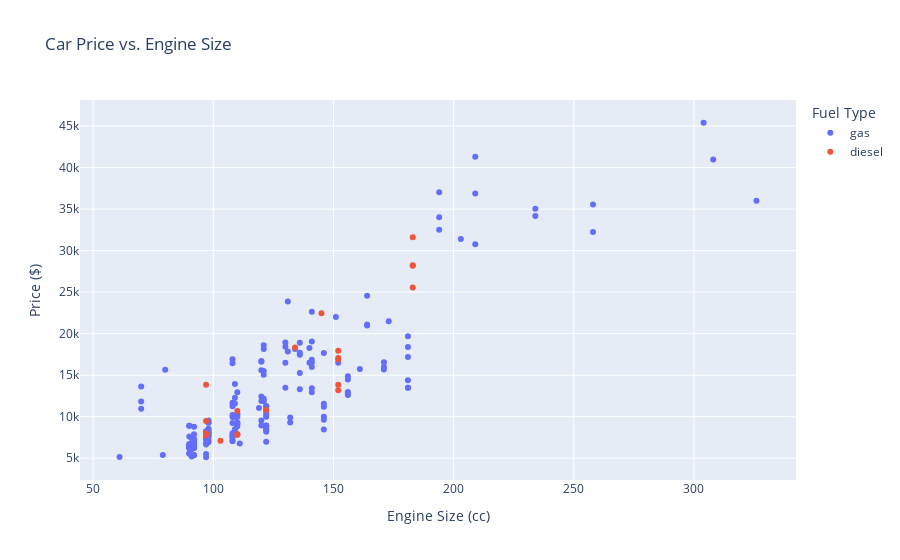

Notebook cell for this chart:
### Markdown cell above
---
### **7. Car Price vs. Engine Size by Fuel Type**

### Code cell
import plotly.express as px

fig = px.scatter(
    df_stage1,
    x="enginesize",
    y="price",
    color="fueltype",
    hover_data=["carname", "make"],
    title="Car Price vs. Engine Size",
    labels={"enginesize": "Engine Size (cc)", "price": "Price ($)", "fueltype": "Fuel Type"},
    color_discrete_map=fueltype_colors
)
fig.show()

### Figure 1 — Plotly figure (JSON) as saved in the notebook; plotly's stock layout.template omitted (floating-point values rounded to 4 significant figures; data arrays with more than 128 entries replaced by an {"elided": "..."} marker saying what was removed)
{"data": [{"customdata": {"elided": "185x2 str values"}, "hovertemplate": "Fuel Type=gas<br>Engine Size (cc)=%{x}<br>Price ($)=%{y}<br>carname=%{customdata[0]}<br>make=%{customdata[1]}<extra></extra>", "legendgroup": "gas", "marker": {"color": "#636efa", "symbol": "circle"}, "mode": "markers", "name": "gas", "orientation": "v", "showlegend": true, "type": "scatter", "x": {"elided": "185 int values"}, "xaxis": "x", "y": {"elided": "185 float values"}, "yaxis": "y"}, {"customdata": [["mazda glc deluxe", "mazda"], ["mazda rx-7 gs", "mazda"], ["buick electra 225 custom", "buick"], ["buick century luxus (sw)", "buick"], ["buick century", "buick"], ["buick skyhawk", "buick"], ["nissan gt-r", "nissan"], ["peugeot 304", "peugeot"], ["peugeot 504", "peugeot"], ["peugeot 604sl", "peugeot"], ["peugeot 505s turbo diesel", "peugeot"], ["peugeot 504", "peugeot"], ["toyota corona", "toyota"], ["toyota corolla", "toyota"], ["toyota celica gt", "toyota"], ["vokswagen rabbit", "vokswagen"], ["volkswagen model 111", "volkswagen"], ["volkswagen super beetle", "volkswagen"], ["volkswagen rabbit custom", "volkswagen"], ["volvo 246", "volvo"]], "hovertemplate": "Fuel Type=diesel<br>Engine Size (cc)=%{x}<br>Price ($)=%{y}<br>carname=%{customdata[0]}<br>make=%{customdata[1]}<extra></extra>", "legendgroup": "diesel", "marker": {"color": "#EF553B", "symbol": "circle"}, "mode": "markers", "name": "diesel", "orientation": "v", "showlegend": true, "type": "scatter", "x": [122, 134, 183, 183, 183, 183, 103, 152, 152, 152, 152, 152, 110, 110, 110, 97, 97, 97, 97, 145], "xaxis": "x", "y": [10800.0, 18340.0, 25550.0, 28250.0, 28180.0, 31600.0, 7099.0, 13200.0, 13860.0, 16900.0, 17080.0, 17950.0, 7898.0, 7788.0, 10700.0, 7775.0, 7995.0, 9495.0, 13840.0, 22470.0], "yaxis": "y"}], "layout": {"legend": {"title": {"text": "Fuel Type"}, "tracegroupgap": 0}, "title": {"text": "Car Price vs. Engine Size"}, "xaxis": {"anchor": "y", "domain": [0, 1], "title": {"text": "Engine Size (cc)"}}, "yaxis": {"anchor": "x", "domain": [0, 1], "title": {"text": "Price ($)"}}}}
